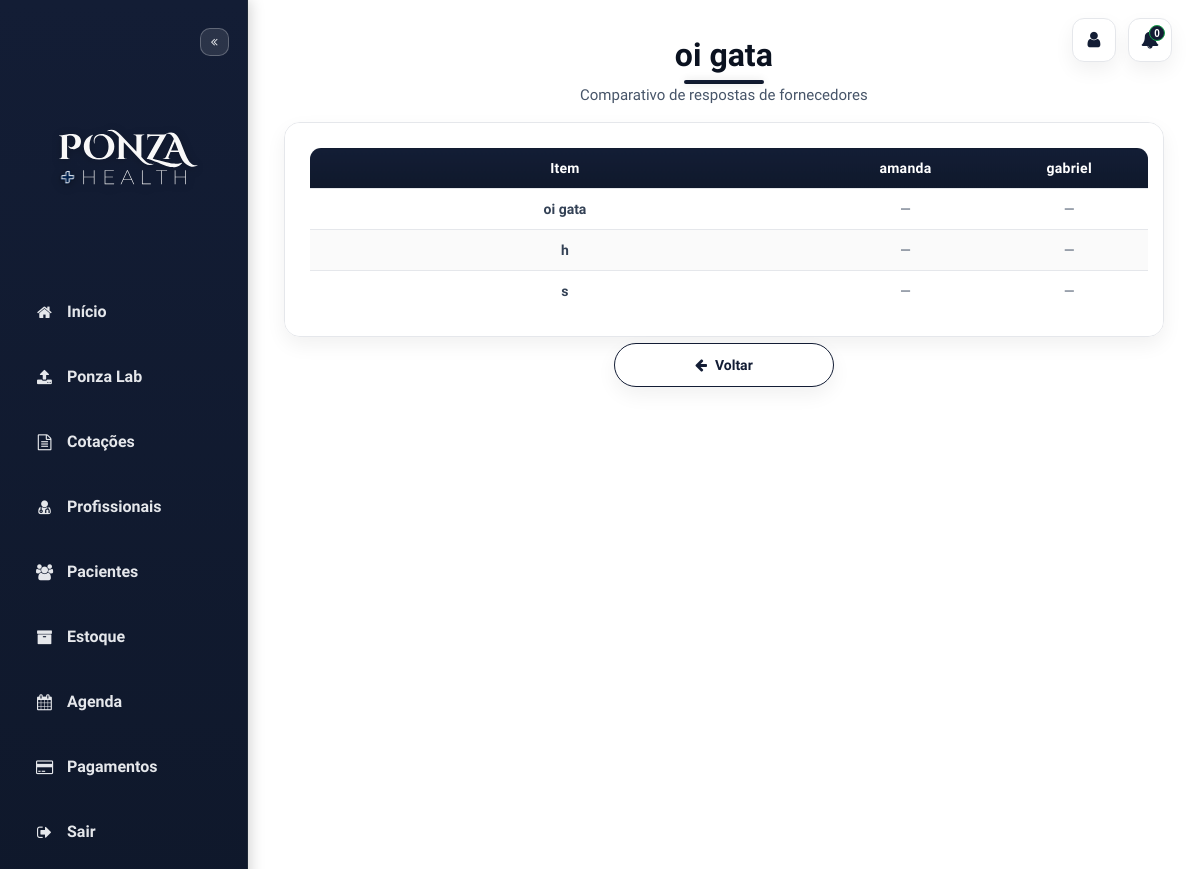
/quotes/2/results (signed in), run on the app's committed database.
### models.py (models this page shows, shortened)
class BaseModel:
    """__init__ flexível baseado em kwargs (compatível com SQLAlchemy)."""

class Quote(db.Model, BaseModel):
    __tablename__ = "quotes"
    id         = db.Column(db.Integer, primary_key=True)
    user_id    = db.Column(db.Integer, db.ForeignKey("users.id"), index=True, nullable=True)
    title      = db.Column(db.String(200), nullable=False)
    items      = db.Column(db.Text, nullable=False)
    created_at = db.Column(db.DateTime, default=datetime.utcnow, nullable=False)
    suppliers  = db.relationship(
        "Supplier",
        secondary=quote_suppliers,
        backref=db.backref("quotes", lazy="dynamic")
    )
    user       = db.relationship("User", back_populates="quotes")
    responses  = db.relationship("QuoteResponse", back_populates="quote", cascade="all, delete-orphan")

class Supplier(db.Model, BaseModel):
    __tablename__ = "suppliers"
    id      = db.Column(db.Integer, primary_key=True)
    name    = db.Column(db.String(120), nullable=False)
    email   = db.Column(db.String(120))
    phone   = db.Column(db.String(20))
    user_id = db.Column(db.Integer, db.ForeignKey("users.id"), nullable=False, index=True)
    user    = relationship("User", back_populates="suppliers")
    __table_args__ = (
        Index("ix_suppliers_email", "email"),
        Index("ix_suppliers_phone", "phone"),
    )

### app.py (the view, shortened to what this page needs)
@app.route('/quotes/<int:quote_id>/results', methods=['GET'], endpoint='quote_results')
@login_required
def quote_results(quote_id: int):
    u = current_user()
    q = Quote.query.get_or_404(quote_id)
    if q.user_id != u.id:
        abort(403)
    items: list[str] = []
    try:
        parsed = json.loads(q.items or "[]")
        if isinstance(parsed, list):
            items = [str(x).strip() for x in parsed if str(x).strip()]
    except Exception:
        raw = (q.items or "").strip()
        items = [ln.strip() for ln in raw.splitlines() if ln.strip()]
    suppliers = q.suppliers or []
    supplier_names = [s.name or f"Fornecedor #{s.id}" for s in suppliers]
    quote_suppliers_ids = [s.id for s in suppliers]
    quote_responses: dict[int, dict] = {}
    best_per_item: dict[int, int] = {}
    for idx in range(len(items)):
        best_sid = None
        best_price = None
        for sid in quote_suppliers_ids:
            resp = quote_responses.get(sid)
            if not resp:
                continue
        if best_sid is not None:
            best_per_item[idx] = best_sid
    return render_template(
        'quote_results.html',
        quote=q,
        supplier_names=supplier_names,
        quote_items=list(enumerate(items)),
        quote_suppliers=quote_suppliers_ids,
        quote_responses=quote_responses,
        best_per_item=best_per_item,
        notifications_unread=0
    )

### app.py (called while the page is built, shortened)
@app.context_processor
def url_helpers():
    def img_url(path, default_rel=None):
        p = (path or "").strip() or (default_rel or "")
        if p.startswith("/files/img/"):
            return p
        return url_for("static", filename=p)
    return {"img_url": img_url}

def get_logged_user() -> Optional[User]:
    uid = session.get('user_id')
    return User.query.get(uid) if uid else None

def login_required(f: Callable[..., Any]) -> Callable[..., Any]:
    @wraps(f)
    def wrapper(*args, **kwargs):
        u = get_logged_user()
        if not u:
            return redirect(url_for('login'))
        g.user = u
        try:
            uname = getattr(u, "username", "") or ""
        except Exception:
            uname = ""
        if uname.lower() == "admin":
            return f(*args, **kwargs)
    return wrapper

def current_user() -> User:
    u = getattr(g, "user", None) or get_logged_user()
    if not u:
        abort(401)
    return cast(User, u)

@app.context_processor
def inject_user_context():
    u = getattr(g, "user", None) or get_logged_user()
    if not u:
        return {}
    return {
        "user": {
            "id": u.id,
            "username": u.username,
            "email": u.email,
            "profile_image": (u.profile_image or DEFAULT_USER_IMAGE),
        }
    }

@app.context_processor
def inject_globals():
    return {"now": datetime.utcnow()}

### templates/quote_results.html (shortened to what this page needs)
<!DOCTYPE html>
<html lang="pt-br">
<head>
  <link rel="stylesheet" href="https://stackpath.bootstrapcdn.com/font-awesome/4.7.0/css/font-awesome.min.css">
</head>
<body>
  <div class="top-profile" aria-label="Ações do usuário">
    <a href="{{ url_for('account') }}" class="icon-btn" title="Minha conta" aria-label="Minha conta"><i
        class="fa fa-user"></i></a>
    <button class="icon-btn" type="button" title="Notificações" aria-label="Notificações">
      <i class="fa fa-bell"></i><span class="badge">{{ (notifications_unread or 0) }}</span>
    </button>
  </div>
  <div class="sidebar" id="sidebar">
    <button class="sidebar-toggle" onclick="toggleSidebar()" aria-label="Minimizar/Maximizar menu"><i
        class="fa fa-angle-double-left"></i></button>
    <img src="{{ url_for('static', filename='images/3.svg') }}" class="sidebar-logo" alt="Ponza Health" />
    <a href="{{ url_for('index') }}" class="menu-item"><i class="fa fa-home"></i><span class="label">Início</span></a>
    <a href="{{ url_for('upload') }}" class="menu-item"><i class="fa fa-upload"></i><span class="label">Ponza
        Lab</span></a>
    <a href="{{ url_for('quote_index') }}" class="menu-item"><i class="fa fa-file-text-o"></i><span
        class="label">Cotações</span></a>
    <a href="{{ url_for('doctors') }}" class="menu-item"><i class="fa fa-user-md"></i><span
        class="label">Profissionais</span></a>
    <a href="{{ url_for('catalog') }}" class="menu-item"><i class="fa fa-users"></i><span
        class="label">Pacientes</span></a>
    <a href="{{ url_for('products') }}" class="menu-item"><i class="fa fa-archive"></i><span
        class="label">Estoque</span></a>
    <a href="{{ url_for('agenda') }}" class="menu-item"><i class="fa fa-calendar"></i><span
        class="label">Agenda</span></a>
    <a href="{{ url_for('purchase') }}" class="menu-item"><i class="fa fa-credit-card"></i><span
        class="label">Pagamentos</span></a>
    <a href="{{ url_for('logout') }}" class="menu-item logout"><i class="fa fa-sign-out"></i><span
        class="label">Sair</span></a>
  </div>
  <div class="content">
    <h2>{{ quote.title }}</h2>
    <p class="sub">Comparativo de respostas de fornecedores</p>
    <div class="panel">
      <table class="table" aria-label="Tabela de respostas de fornecedores">
        <thead>
          <tr>
            <th style="min-width:240px">Item</th>
            {% for name in supplier_names %}
            <th>{{ name }}</th>
            {% endfor %}
          </tr>
        </thead>
        <tbody>
          {% for idx, item in quote_items %}
          <tr>
            <td><strong>{{ item }}</strong></td>
            {% for sid in quote_suppliers %}
            {% set response = quote_responses.get(sid) %}
            {% if response and idx < response.answers|length %} {% set answer=response.answers[idx] %} <td
              class="{% if best_per_item[idx] == sid %}best{% endif %}">
              {% if best_per_item[idx] == sid %}
              <span class="badge">MENOR PREÇO</span><br>
              {% endif %}
              <span class="price-cell">R$ {{ answer.price }}</span>
              <span class="deadline">{{ answer.deadline }} dias</span>
              </td>
              {% else %}
              <td style="color:var(--ink-dim)">—</td>
              {% endif %}
              {% endfor %}
          </tr>
          {% endfor %}
        </tbody>
      </table>
    </div>
    <div class="actions">
      <a class="btn btn-outline" href="{{ url_for('quote_index') }}"><i class="fa fa-arrow-left"
          style="margin-right:8px"></i>Voltar</a>
    </div>
  </div>
</body>
</html>

### templates/quote_results.html (style rules this page uses)
:root { --bg: #ffffff; --surface: #ffffff; --surface-alt: #f8fafc; --border: #e5e7eb; --ink: #0b1220; --ink-dim: #475569; --brand-grad: linear-gradient(180deg, #131d35 0%, #0f182b 100%); --brand-solid: #131d35; --shadow: 0 8px 20px rgba(2, 6, 23, .06); --radius: 12px; --btn-h: 44px; --btn-minw: 220px; --font: 'Funnel Sans', system-ui, -apple-system, Segoe UI, Roboto, 'Helvetica Neue', Arial, sans-serif; --good: #16a34a; --good-bg: rgba(22, 163, 74, .08); --good-br: #16a34a; --muted: #64748b; }
* { box-sizing: border-box }
html, body { margin: 0 }
body { font-family: var(--font); background: var(--bg); color: var(--ink); min-height: 100vh; display: flex; font-size: 14px; }
.top-profile { position: fixed; top: 18px; right: 28px; z-index: 1001; display: flex; align-items: center; gap: 12px; }
.icon-btn { position: relative; border: 1px solid var(--border); background: var(--surface); width: 44px; height: 44px; border-radius: 12px; cursor: pointer; display: grid; place-items: center; box-shadow: var(--shadow); transition: transform .15s, box-shadow .15s, border-color .15s; text-decoration: none; }
.icon-btn i { color: var(--brand-solid); font-size: 18px }
.icon-btn .badge { position: absolute; top: 6px; right: 6px; min-width: 16px; height: 16px; padding: 0 4px; border-radius: 999px; background: var(--brand-solid); color: #fff; font-size: 10px; font-weight: 800; display: flex; align-items: center; justify-content: center; }
.sidebar { width: 250px; min-height: 100vh; background: var(--brand-grad); padding: 28px 18px; border-right: 1px solid #1f2937; box-shadow: 2px 0 14px rgba(0, 0, 0, .18); display: flex; flex-direction: column; position: sticky; top: 0; transition: width 180ms ease; }
.sidebar-logo { width: 200px; display: block; margin: 0 auto 18px; filter: drop-shadow(0 2px 4px rgba(0, 0, 0, .25)); transition: width 180ms, margin 180ms }
.menu-item { display: flex; align-items: center; gap: 12px; font-size: 16px; padding: 14px 16px; border-radius: 10px; color: #e5e7eb; text-decoration: none; margin-bottom: 18px; font-weight: 600; transition: background .2s, color .2s, transform .12s; }
.menu-item i { width: 21px; text-align: center; flex: 0 0 21px }
.sidebar-toggle { align-self: flex-end; background: rgba(255, 255, 255, .10); border: 1px solid rgba(255, 255, 255, .25); color: #e5e7eb; padding: 6px 10px; border-radius: 10px; cursor: pointer; margin-bottom: 14px; transition: .2s; font-size: 12px }
.content { flex-grow: 1; padding: 36px; min-width: 0; position: relative }
h2 { font-size: 32px; text-align: center; margin: 0 0 8px; position: relative; font-weight: 800; color: var(--ink); }
h2::after { content: ''; position: absolute; bottom: -10px; left: 50%; transform: translateX(-50%); width: 80px; height: 4px; background: var(--brand-grad); border-radius: 2px; box-shadow: 0 0 8px rgba(0, 0, 0, .12); }
.sub { text-align: center; color: var(--ink-dim); margin: 12px 0 18px; font-size: 15px }
.actions { display: flex; gap: 10px; justify-content: center; flex-wrap: wrap; margin: 6px 0 18px; }
.btn { display: inline-flex; align-items: center; justify-content: center; height: var(--btn-h); min-width: var(--btn-minw); padding: 0 22px; border-radius: 999px; font-weight: 800; font-size: 14px; border: 1px solid var(--brand-solid); cursor: pointer; transition: .22s; text-decoration: none; color: #fff; background: var(--brand-grad); box-shadow: var(--shadow); }
.btn.btn-outline { background: #fff; color: var(--brand-solid) }
.panel { background: var(--surface); padding: 24px; border-radius: 16px; box-shadow: var(--shadow); max-width: 1100px; margin: 0 auto; border: 1px solid var(--border); overflow: auto; }
table.table { width: 100%; border-collapse: collapse; min-width: 840px; color: var(--ink); border: 1px solid var(--border); border-radius: 12px; overflow: hidden; }
.table thead th { background: var(--brand-grad); color: #fff; font-weight: 800; letter-spacing: .02em; padding: 12px 14px; text-align: center; }
.table tbody td { padding: 12px 14px; border-top: 1px solid var(--border); text-align: center; color: #334155; }
.table tbody tr:nth-child(even) { background: #fafafa }
.badge { display: inline-block; padding: 6px 10px; border-radius: 999px; font-size: 11px; font-weight: 800; background: #fff; color: var(--good); border: 1px solid var(--good-br); margin-bottom: 4px; }

### data on the page
Quote: title "oi gata"
Supplier: name "amanda"
Supplier: name "gabriel"

### other printed values
{{ (notifications_unread or 0) }} "0"
{{ item }} "oi gata" "h" "s"
